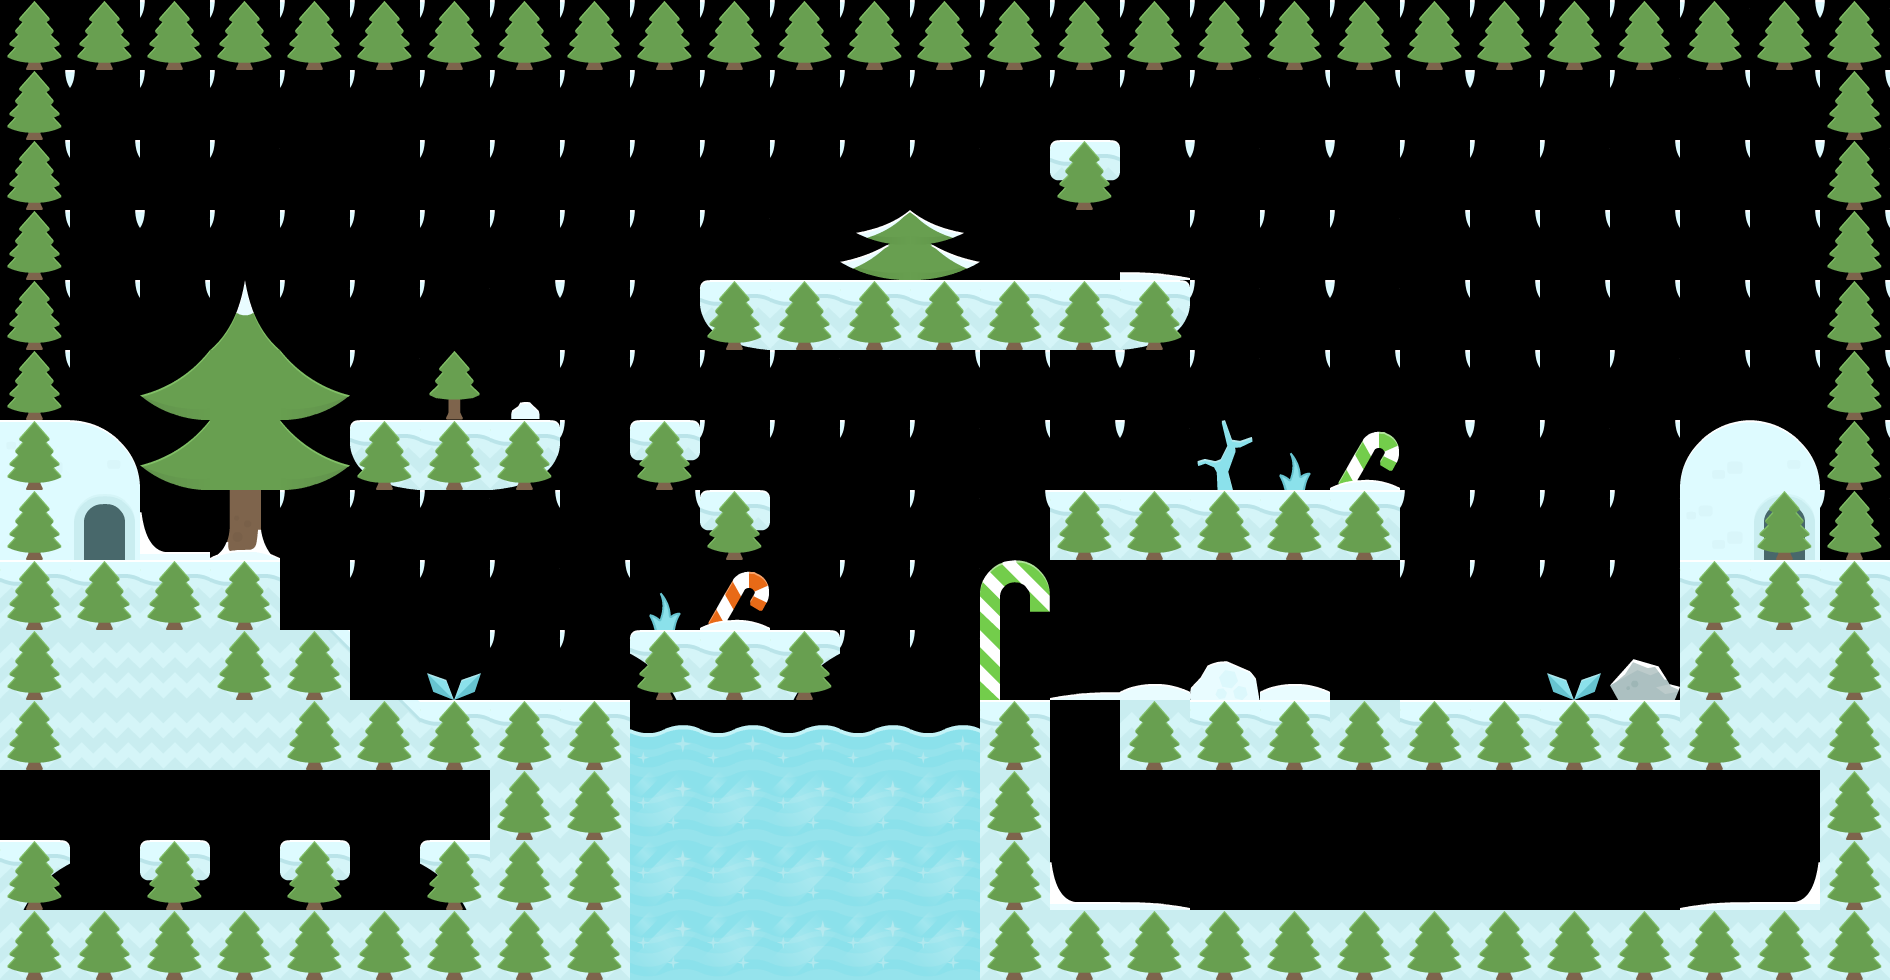

The image is a tile-based game level rendered from a .tmx file. Its description and complete source (layers, tilesets, objects, tile grids) follow:
An orthogonal 27x14 tile map with 70x70 px tiles, 2 tile layers (background, walls) and 12 objects (5x Spikes, 2x Skeleton, Player, Key, SummonMagic, ...).

<map version="1.5" tiledversion="1.7.2" orientation="orthogonal" renderorder="right-down" width="27" height="14" tilewidth="70" tileheight="70" infinite="0" nextlayerid="6" nextobjectid="27">
 <editorsettings>
  <chunksize width="8" height="8" />
 </editorsettings>
 <tileset firstgid="1" name="zima" tilewidth="70" tileheight="70" tilecount="98" columns="14">
  <image source="tilesets/sheet.png" width="980" height="490" />
 </tileset>
 <layer id="2" name="background" width="27" height="14">
  <data encoding="csv">
0,0,1,1,1,1,1,1,1,1,1,1,1,1,1,1,1,1,1,1,1,1,1,1,1,15,1,
15,1,1,1,1,1,1,1,1,1,1,1,1,1,1,1,1,1,15,15,15,1,1,1,15,15,15,
15,15,0,1,0,0,1,1,1,1,1,1,1,1,0,9,15,1,15,1,1,1,1,15,15,15,1,
15,15,1,1,1,1,1,1,1,1,1,0,96,97,0,0,32,1,1,1,15,15,15,15,15,15,15,
15,15,15,85,1,1,1,15,1,1,6,4,4,4,4,4,20,1,15,1,15,15,15,15,15,15,15,
15,0,79,80,81,1,98,28,1,1,1,1,0,15,15,15,1,1,15,15,15,15,0,1,15,15,15,
41,42,79,80,81,6,4,20,1,9,1,1,1,1,15,15,1,59,57,70,15,1,1,15,40,42,15,
55,56,49,87,1,1,1,15,0,15,9,0,0,1,15,4,4,4,4,4,1,1,1,1,54,56,1,
4,4,4,4,0,1,1,1,15,57,66,0,1,1,68,0,0,0,0,0,1,1,1,1,4,4,4,
17,17,17,17,21,0,58,1,1,16,4,18,1,1,69,30,34,26,34,0,0,0,58,61,17,17,17,
17,17,17,17,17,21,4,4,4,39,39,39,39,39,4,0,17,4,4,17,4,4,4,4,17,17,17,
0,0,0,0,0,0,0,17,17,53,53,53,53,53,17,0,0,0,0,0,0,0,0,0,0,0,17,
18,0,9,0,9,0,16,17,17,53,53,53,53,53,17,49,32,0,0,0,0,0,0,0,30,35,17,
17,17,17,17,17,17,17,17,17,53,53,53,53,53,17,17,17,17,17,17,17,17,17,17,17,17,17
</data>
 </layer>
 <layer id="3" name="walls" width="27" height="14">
  <data encoding="csv">
84,84,84,84,84,84,84,84,84,84,84,84,84,84,84,84,84,84,84,84,84,84,84,84,84,84,84,
84,0,0,0,0,0,0,0,0,0,0,0,0,0,0,0,0,0,0,0,0,0,0,0,0,0,84,
84,0,0,0,0,0,0,0,0,0,0,0,0,0,0,84,0,0,0,0,0,0,0,0,0,0,84,
84,0,0,0,0,0,0,0,0,0,0,0,0,0,0,0,0,0,0,0,0,0,0,0,0,0,84,
84,0,0,0,0,0,0,0,0,0,84,84,84,84,84,84,84,0,0,0,0,0,0,0,0,0,84,
84,0,0,0,0,0,0,0,0,0,0,0,0,0,0,0,0,0,0,0,0,0,0,0,0,0,84,
84,0,0,0,0,84,84,84,0,84,0,0,0,0,0,0,0,0,0,0,0,0,0,0,0,0,84,
84,0,0,0,0,0,0,0,0,0,84,0,0,0,0,84,84,84,84,84,0,0,0,0,0,84,84,
84,84,84,84,0,0,0,0,0,0,0,0,0,0,0,0,0,0,0,0,0,0,0,0,84,84,84,
84,0,0,84,84,0,0,0,0,84,84,84,0,0,0,0,0,0,0,0,0,0,0,0,84,0,84,
84,0,0,0,84,84,84,84,84,0,0,0,0,0,84,0,84,84,84,84,84,84,84,84,84,0,84,
0,0,0,0,0,0,0,84,84,0,0,0,0,0,84,0,0,0,0,0,0,0,0,0,0,0,84,
84,0,84,0,84,0,84,84,84,0,0,0,0,0,84,0,0,0,0,0,0,0,0,0,0,0,84,
84,84,84,84,84,84,84,84,84,0,0,0,0,0,84,84,84,84,84,84,84,84,84,84,84,84,84
</data>
 </layer>
 <objectgroup id="4" name="objects">
  <object id="3" name="Pink" type="Player" x="142.75" y="427.5" width="69.25" height="70.25" />
  <object id="4" name="spider" type="Skeleton" x="1607.67" y="845.333" width="57" height="62" />
  <object id="11" name="Spikes" type="Spikes" x="769.948" y="210.823" width="70.6667" height="67.3333" />
  <object id="12" name="Spikes" type="Spikes" x="978.583" y="210.5" width="70.6667" height="67.3333" />
  <object id="13" name="Spikes" type="Spikes" x="1120.58" y="211" width="70.6667" height="67.3333" />
  <object id="14" name="Spikes" type="Spikes" x="1400.92" y="631.25" width="70.6667" height="67.3333" />
  <object id="15" name="Spikes" type="Spikes" x="1472.83" y="630.417" width="70.6667" height="67.3333" />
  <object id="17" name="spider" type="Skeleton" x="1694.16" y="846.333" width="57" height="62" />
  <object id="19" name="Key" type="Key" x="1747" y="840.667" width="66" height="61" />
  <object id="21" name="SummonMagic" type="SummonMagic" x="1052.67" y="78.6667" width="63.3333" height="59.3333" />
  <object id="22" name="GravityOff" type="GravityOff" x="770" y="560" width="70" height="70" />
  <object id="23" name="WinterDoor" type="Door" x="1750" y="489.996" width="70" height="70" />
 </objectgroup>
</map>
